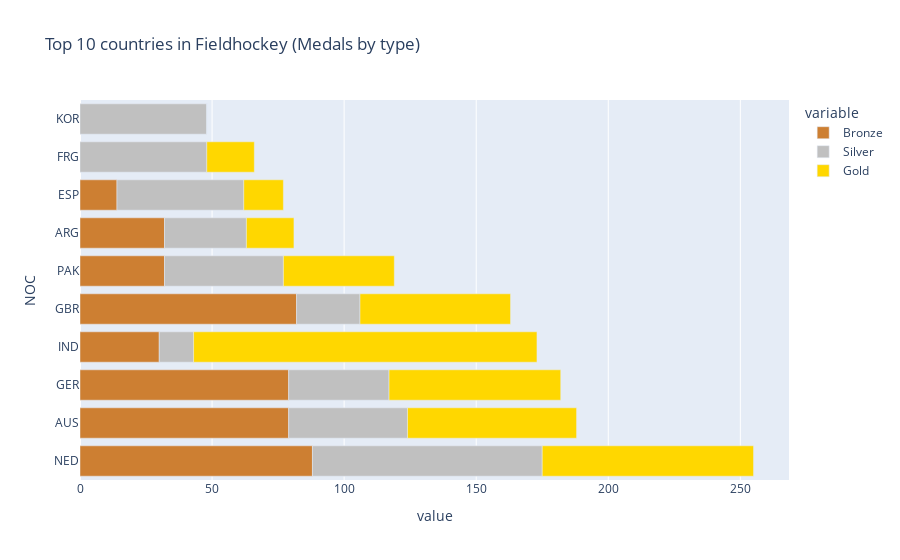

Source (notebook cell):
### Code cell
hockey = df[df["Sport"] == "Hockey"]
hockey = hockey[hockey["Medal"].notna()]
medals = (hockey.groupby(["NOC", "Medal"])
        .size().unstack(fill_value=0)) # Räknar de olika medaljerna och fyller med 0 där det saknas

medals["Total"] = medals["Gold"] + medals["Silver"] + medals["Bronze"] # Räknar ihop totala antal medaljer
top10 = medals.sort_values(by="Total", ascending=False).head(10).reset_index()

medal_values = ["Bronze", "Silver", "Gold"]


fig = px.bar(
    top10,x=medal_values, y="NOC",
    color_discrete_map={"Gold":"#FFD700", "Silver": "#C0C0C0", "Bronze": "#CD7F32"},
    title="Top 10 countries in Fieldhockey (Medals by type)"
)
fig.show()

### Figure 1 — Plotly figure (JSON) as saved in the notebook; plotly's stock layout.template omitted (floating-point values rounded to 4 significant figures)
{"data": [{"hovertemplate": "variable=Bronze<br>value=%{x}<br>NOC=%{y}<extra></extra>", "legendgroup": "Bronze", "marker": {"color": "#CD7F32", "pattern": {"shape": ""}}, "name": "Bronze", "orientation": "h", "showlegend": true, "textposition": "auto", "type": "bar", "x": [88, 79, 79, 30, 82, 32, 32, 14, 0, 0], "xaxis": "x", "y": ["NED", "AUS", "GER", "IND", "GBR", "PAK", "ARG", "ESP", "FRG", "KOR"], "yaxis": "y"}, {"hovertemplate": "variable=Silver<br>value=%{x}<br>NOC=%{y}<extra></extra>", "legendgroup": "Silver", "marker": {"color": "#C0C0C0", "pattern": {"shape": ""}}, "name": "Silver", "orientation": "h", "showlegend": true, "textposition": "auto", "type": "bar", "x": [87, 45, 38, 13, 24, 45, 31, 48, 48, 48], "xaxis": "x", "y": ["NED", "AUS", "GER", "IND", "GBR", "PAK", "ARG", "ESP", "FRG", "KOR"], "yaxis": "y"}, {"hovertemplate": "variable=Gold<br>value=%{x}<br>NOC=%{y}<extra></extra>", "legendgroup": "Gold", "marker": {"color": "#FFD700", "pattern": {"shape": ""}}, "name": "Gold", "orientation": "h", "showlegend": true, "textposition": "auto", "type": "bar", "x": [80, 64, 65, 130, 57, 42, 18, 15, 18, 0], "xaxis": "x", "y": ["NED", "AUS", "GER", "IND", "GBR", "PAK", "ARG", "ESP", "FRG", "KOR"], "yaxis": "y"}], "layout": {"barmode": "relative", "legend": {"title": {"text": "variable"}, "tracegroupgap": 0}, "title": {"text": "Top 10 countries in Fieldhockey (Medals by type)"}, "xaxis": {"anchor": "y", "domain": [0, 1], "title": {"text": "value"}}, "yaxis": {"anchor": "x", "domain": [0, 1], "title": {"text": "NOC"}}}}
